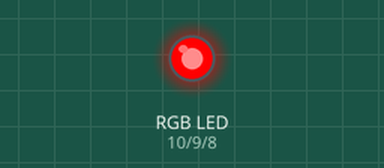
Recording of a sketch running on a simulated Arduino Uno, built with avr-gcc and run on an emulated ATmega328P. On the bench: an RGB LED mixed from three pins (HIGH = lit).

Above: at 2.5 s.
At 7.5 s:
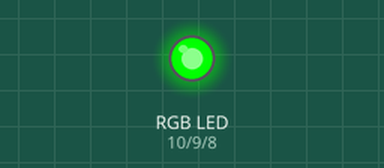
Timing chart, 0 to 13.0 s (numbered marks = the images above):
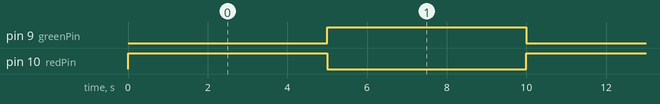

The sketch:

RGB_Testing.ino
```cpp
int redPin = 10;
int greenPin = 9;
int bluePin = 8;

void setup() {
  // put your setup code here, to run once:
  pinMode(redPin, OUTPUT);
  pinMode(greenPin, OUTPUT);
  pinMode(bluePin, OUTPUT);
}

void loop() {
  // put your main code here, to run repeatedly:
  red();
    fiveSec();
  green();
    fiveSec();
  /*blue();
    fiveSec();
  yellow();
    fiveSec();
  purple();
    fiveSec();
  aqua();
    fiveSec();*/
}

void red() {
  specificColor(255, 0, 0);
}
void green() {
  specificColor(0, 255, 0);
}
void blue() {
  specificColor(0, 0, 255);
}
void yellow() {
  specificColor(255, 255, 0);
}
void purple() {
  specificColor(80, 0, 80);
}
void aqua() {
  specificColor(0, 255, 255);
}
void specificColor(int red, int green, int blue) {
    analogWrite(redPin, red);
    analogWrite(greenPin, green);
    analogWrite(bluePin, blue);
}
void fiveSec() {
  delay(5000);
}
```

Measured:
- by itself, pin 9 (greenPin), pin 10 (redPin): alternates HIGH for 5.0 s and LOW for 5.0 s
